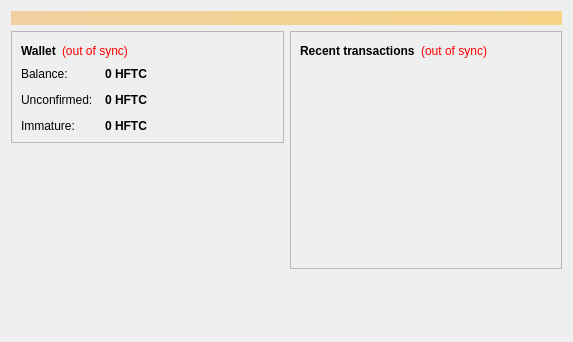
<?xml version="1.0" encoding="UTF-8"?>
<ui version="4.0">
 <class>OverviewPage</class>
 <widget class="QWidget" name="OverviewPage">
  <property name="geometry">
   <rect>
    <x>0</x>
    <y>0</y>
    <width>573</width>
    <height>342</height>
   </rect>
  </property>
  <property name="windowTitle">
   <string>Form</string>
  </property>
  <layout class="QVBoxLayout" name="topLayout">
   <item>
    <widget class="QLabel" name="labelAlerts">
     <property name="visible">
      <bool>false</bool>
     </property>
     <property name="styleSheet">
      <string notr="true">background-color: qlineargradient(x1: 0, y1: 0, x2: 1, y2: 0, stop:0 #F0D0A0, stop:1 #F8D488); color:#000000;</string>
     </property>
     <property name="wordWrap">
      <bool>true</bool>
     </property>
     <property name="margin">
      <number>3</number>
     </property>
    </widget>
   </item>
   <item>
    <layout class="QHBoxLayout" name="horizontalLayout" stretch="1,1">
     <item>
      <layout class="QVBoxLayout" name="verticalLayout_2">
       <item>
        <widget class="QFrame" name="frame">
         <property name="frameShape">
          <enum>QFrame::StyledPanel</enum>
         </property>
         <property name="frameShadow">
          <enum>QFrame::Raised</enum>
         </property>
         <layout class="QVBoxLayout" name="verticalLayout_4">
          <item>
           <layout class="QHBoxLayout" name="horizontalLayout_4">
            <item>
             <widget class="QLabel" name="label_5">
              <property name="font">
               <font>
                <weight>75</weight>
                <bold>true</bold>
               </font>
              </property>
              <property name="text">
               <string>Wallet</string>
              </property>
             </widget>
            </item>
            <item>
             <widget class="QLabel" name="labelWalletStatus">
              <property name="toolTip">
               <string>The displayed information may be out of date. Your wallet automatically synchronizes with the Hefetecoin network after a connection is established, but this process has not completed yet.</string>
              </property>
              <property name="styleSheet">
               <string notr="true">QLabel { color: red; }</string>
              </property>
              <property name="text">
               <string notr="true">(out of sync)</string>
              </property>
              <property name="alignment">
               <set>Qt::AlignLeading|Qt::AlignLeft|Qt::AlignVCenter</set>
              </property>
             </widget>
            </item>
            <item>
             <spacer name="horizontalSpacer_2">
              <property name="orientation">
               <enum>Qt::Horizontal</enum>
              </property>
              <property name="sizeHint" stdset="0">
               <size>
                <width>40</width>
                <height>20</height>
               </size>
              </property>
             </spacer>
            </item>
           </layout>
          </item>
          <item>
           <layout class="QFormLayout" name="formLayout_2">
            <property name="fieldGrowthPolicy">
             <enum>QFormLayout::AllNonFixedFieldsGrow</enum>
            </property>
            <property name="horizontalSpacing">
             <number>12</number>
            </property>
            <property name="verticalSpacing">
             <number>12</number>
            </property>
            <item row="0" column="0">
             <widget class="QLabel" name="label">
              <property name="text">
               <string>Balance:</string>
              </property>
             </widget>
            </item>
            <item row="0" column="1">
             <widget class="QLabel" name="labelBalance">
              <property name="font">
               <font>
                <weight>75</weight>
                <bold>true</bold>
               </font>
              </property>
              <property name="cursor">
               <cursorShape>IBeamCursor</cursorShape>
              </property>
              <property name="toolTip">
               <string>Your current balance</string>
              </property>
              <property name="text">
               <string notr="true">0 HFTC</string>
              </property>
              <property name="textInteractionFlags">
               <set>Qt::LinksAccessibleByMouse|Qt::TextSelectableByKeyboard|Qt::TextSelectableByMouse</set>
              </property>
             </widget>
            </item>
            <item row="1" column="0">
             <widget class="QLabel" name="label_3">
              <property name="text">
               <string>Unconfirmed:</string>
              </property>
             </widget>
            </item>
            <item row="1" column="1">
             <widget class="QLabel" name="labelUnconfirmed">
              <property name="font">
               <font>
                <weight>75</weight>
                <bold>true</bold>
               </font>
              </property>
              <property name="cursor">
               <cursorShape>IBeamCursor</cursorShape>
              </property>
              <property name="toolTip">
               <string>Total of transactions that have yet to be confirmed, and do not yet count toward the current balance</string>
              </property>
              <property name="text">
               <string notr="true">0 HFTC</string>
              </property>
              <property name="textInteractionFlags">
               <set>Qt::LinksAccessibleByMouse|Qt::TextSelectableByKeyboard|Qt::TextSelectableByMouse</set>
              </property>
             </widget>
            </item>
            <item row="2" column="0">
             <widget class="QLabel" name="labelImmatureText">
              <property name="text">
               <string>Immature:</string>
              </property>
             </widget>
            </item>
            <item row="2" column="1">
             <widget class="QLabel" name="labelImmature">
              <property name="font">
               <font>
                <weight>75</weight>
                <bold>true</bold>
               </font>
              </property>
              <property name="toolTip">
               <string>Mined balance that has not yet matured</string>
              </property>
              <property name="text">
               <string notr="true">0 HFTC</string>
              </property>
              <property name="textInteractionFlags">
               <set>Qt::LinksAccessibleByMouse|Qt::TextSelectableByKeyboard|Qt::TextSelectableByMouse</set>
              </property>
             </widget>
            </item>
           </layout>
          </item>
         </layout>
        </widget>
       </item>
       <item>
        <spacer name="verticalSpacer">
         <property name="orientation">
          <enum>Qt::Vertical</enum>
         </property>
         <property name="sizeHint" stdset="0">
          <size>
           <width>20</width>
           <height>40</height>
          </size>
         </property>
        </spacer>
       </item>
      </layout>
     </item>
     <item>
      <layout class="QVBoxLayout" name="verticalLayout_3">
       <item>
        <widget class="QFrame" name="frame_2">
         <property name="frameShape">
          <enum>QFrame::StyledPanel</enum>
         </property>
         <property name="frameShadow">
          <enum>QFrame::Raised</enum>
         </property>
         <layout class="QVBoxLayout" name="verticalLayout">
          <item>
           <layout class="QHBoxLayout" name="horizontalLayout_2">
            <item>
             <widget class="QLabel" name="label_4">
              <property name="text">
               <string>&lt;b&gt;Recent transactions&lt;/b&gt;</string>
              </property>
             </widget>
            </item>
            <item>
             <widget class="QLabel" name="labelTransactionsStatus">
              <property name="toolTip">
               <string>The displayed information may be out of date. Your wallet automatically synchronizes with the Hefetecoin network after a connection is established, but this process has not completed yet.</string>
              </property>
              <property name="styleSheet">
               <string notr="true">QLabel { color: red; }</string>
              </property>
              <property name="text">
               <string notr="true">(out of sync)</string>
              </property>
              <property name="alignment">
               <set>Qt::AlignRight|Qt::AlignTrailing|Qt::AlignVCenter</set>
              </property>
             </widget>
            </item>
            <item>
             <spacer name="horizontalSpacer">
              <property name="orientation">
               <enum>Qt::Horizontal</enum>
              </property>
              <property name="sizeHint" stdset="0">
               <size>
                <width>40</width>
                <height>20</height>
               </size>
              </property>
             </spacer>
            </item>
           </layout>
          </item>
          <item>
           <widget class="QListView" name="listTransactions">
            <property name="styleSheet">
             <string notr="true">QListView { background: transparent; }</string>
            </property>
            <property name="frameShape">
             <enum>QFrame::NoFrame</enum>
            </property>
            <property name="verticalScrollBarPolicy">
             <enum>Qt::ScrollBarAlwaysOff</enum>
            </property>
            <property name="horizontalScrollBarPolicy">
             <enum>Qt::ScrollBarAlwaysOff</enum>
            </property>
            <property name="selectionMode">
             <enum>QAbstractItemView::NoSelection</enum>
            </property>
           </widget>
          </item>
         </layout>
        </widget>
       </item>
       <item>
        <spacer name="verticalSpacer_2">
         <property name="orientation">
          <enum>Qt::Vertical</enum>
         </property>
         <property name="sizeHint" stdset="0">
          <size>
           <width>20</width>
           <height>40</height>
          </size>
         </property>
        </spacer>
       </item>
      </layout>
     </item>
    </layout>
   </item>
  </layout>
 </widget>
 <resources/>
 <connections/>
</ui>
